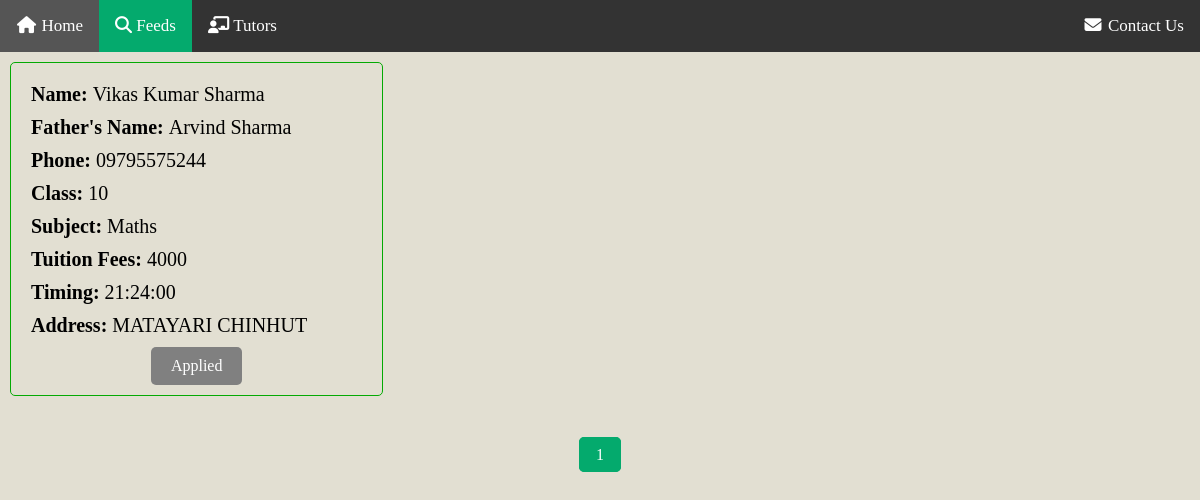
The page /feeds (signed in) on the database as committed earlier.
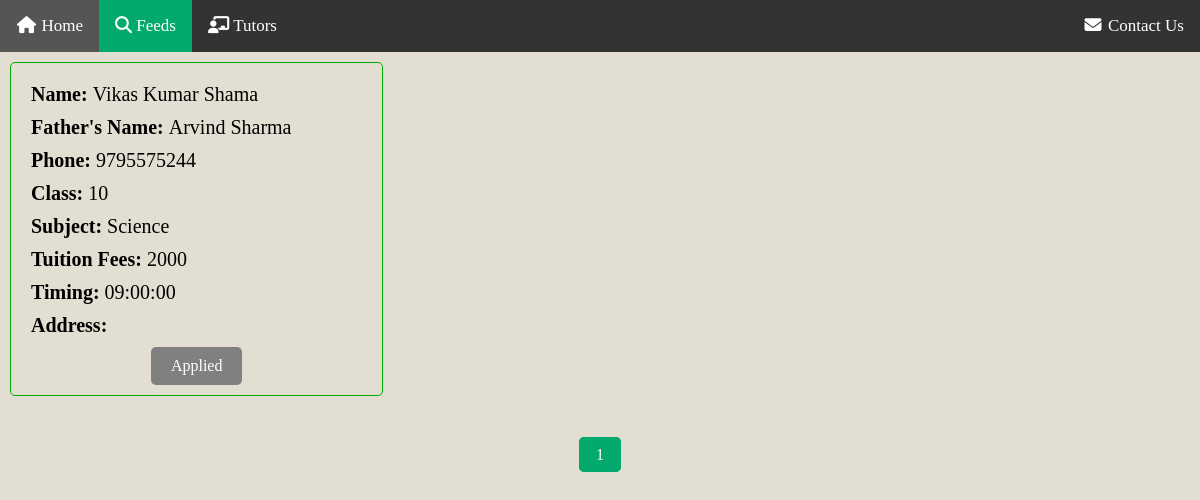
The same page on the database as committed later.
### app.py (models this page shows)
class Student(db.Model):
    id = db.Column(db.Integer, primary_key=True)
    name = db.Column(db.String(100), nullable=False)
    father_name = db.Column(db.String(100), nullable=False)
    phone = db.Column(db.String(15), nullable=False)
    class_name = db.Column(db.String(20), nullable=False)
    subject = db.Column(db.String(50), nullable=False)
    tuition_fees = db.Column(db.String(50), nullable=False)
    timing = db.Column(db.Time, nullable=False)
    address = db.Column(db.String(20), nullable=False)

### app.py (the view)
@app.route('/feeds')
@login_required
def feeds():
    page = request.args.get('page', 1, type=int)
    students = Student.query.paginate(page=page, per_page=10)
    applied_student_ids = []
    if current_user.is_authenticated:
        applied_students = AppliedStudent.query.filter_by(user_email=current_user.email).all()
        applied_student_ids = [applied.student_id for applied in applied_students]
        logging.debug(f'Applied Student IDs: {applied_student_ids}')
    csrf_token = generate_csrf()
    return render_template('feeds.html', students=students, applied_student_ids=applied_student_ids, csrf_token=csrf_token)

### app.py (called while the page is built)
@login_manager.user_loader
def load_user(user_id):
    return User.query.get(int(user_id))

### templates/feeds.html (shortened to what this page needs)
<!DOCTYPE html>
<html lang="en">
<head>
    <link rel="stylesheet" href="{{ url_for('static', filename='feeds.css') }}">
    <link rel="stylesheet" href="https://cdnjs.cloudflare.com/ajax/libs/font-awesome/6.5.2/css/all.min.css">
</head>
<body>
    <div class="navbar">
        <a class="{{ 'active' if request.path == url_for('home') else '' }}" href="{{ url_for('home') }}"><i class="fa fa-fw fa-home"></i> Home</a>
        <a class="{{ 'active' if request.path == url_for('feeds') else '' }}" href="{{ url_for('feeds') }}"><i class="fa-solid fa-magnifying-glass"></i> Feeds</a>
        <a class="{{ 'active' if request.path == url_for('search_tutors') else '' }}" href="{{ url_for('search_tutors') }}"><i class="fa-solid fa-chalkboard-user"></i> Tutors</a>
        <div class="rh">
            <a href="{{ url_for('contactus') }}"><i class="fa fa-fw fa-envelope"></i> Contact Us</a>
        </div>
    </div>
    <div class="container">
        {% for student in students.items %}
        <div class="student-box">
            <p><span class="table-heading">Name:</span>{{ student.name }}</p>
            <p><span class="table-heading">Father's Name:</span>{{ student.father_name }}</p>
            <p><span class="table-heading">Phone:</span>{{ student.phone }}</p>
            <p><span class="table-heading">Class:</span>{{ student.class_name }}</p>
            <p><span class="table-heading">Subject:</span>{{ student.subject }}</p>
            <p><span class="table-heading">Tuition fees:</span>{{ student.tuition_fees }}</p>
            <p><span class="table-heading">Timing:</span>{{ student.timing }}</p>
            <p><span class="table-heading">Address:</span>{{ student.address }}</p>
            <div class="apply-button">
                {% if student.id in applied_student_ids %}
                    <button type="button" class="applied-btn" disabled>Applied</button>
                {% else %}
                    <form action="{{ url_for('apply_now') }}" method="post">
                        <input type="hidden" name="student_id" value="{{ student.id }}">
                        <button type="submit" class="apply-now-btn">Apply Now</button>
                    </form>
                {% endif %}
            </div>
        </div>
        {% endfor %}
    </div>
    <div class="pagination">
        {% for page_num in students.iter_pages() %}
            {% if page_num %}
                <a href="{{ url_for('feeds', page=page_num) }}" class="{{ 'active' if page_num == students.page else '' }}">{{ page_num }}</a>
            {% else %}
                <span>...</span>
            {% endif %}
        {% endfor %}
    </div>
</body>
</html>

### static/feeds.css (style rules this page uses)
* { margin: 0; padding: 0; font-family: 'Times New Roman', Times, serif; }
.navbar { width: 100%; background-color: #333; overflow: auto; }
.rh { float: right; }
.navbar a { float: left; padding: 16px; color: white; text-decoration: none; font-size: 17px; }
.active { background-color: #04AA6D; }
body { font-family: Arial, sans-serif; background-color: #E2DFD2; }
.container { display: grid; grid-template-columns: repeat(auto-fill, minmax(300px, 1fr)); grid-gap: 10px; margin-bottom: 40px; }
.student-box, .tutor-box { border: 1px solid #04aa04; font-size: 20px; text-transform: capitalize; padding: 10px; margin: 10px; overflow: auto; border-radius: 5px; }
.table-heading { font-weight: bold; margin-right: 5px; }
.apply-button { margin-top: 10px; text-align: center; }
.apply-button .apply-now-btn, .apply-button .applied-btn { display: inline-block; color: #fff; padding: 10px 20px; font-size: 16px; border: none; border-radius: 5px; cursor: pointer; text-decoration: none; transition: background-color 0.3s; }
.apply-button .applied-btn { background-color: #808080; cursor: default; }
.student-box p, .tutor-box p { margin: 10px; }
.pagination { text-align: center; margin: 20px 0; }
.pagination a { color: #04AA6D; padding: 8px 16px; text-decoration: none; border: 1px solid #04AA6D; border-radius: 5px; margin: 0 5px; }
.pagination .active { background-color: #04AA6D; color: white; }

Rows that differ between the two databases and show on the page:
changed Student "Arvind Sharma": name "Vikas Kumar Sharma" → "Vikas Kumar Shama"; phone "09795575244" → "9795575244"; subject "Maths" → "Science"; tuition_fees "4000" → "2000"; timing "21:24:00" → "09:00:00"; address "MATAYARI CHINHUT" → (not shown)
